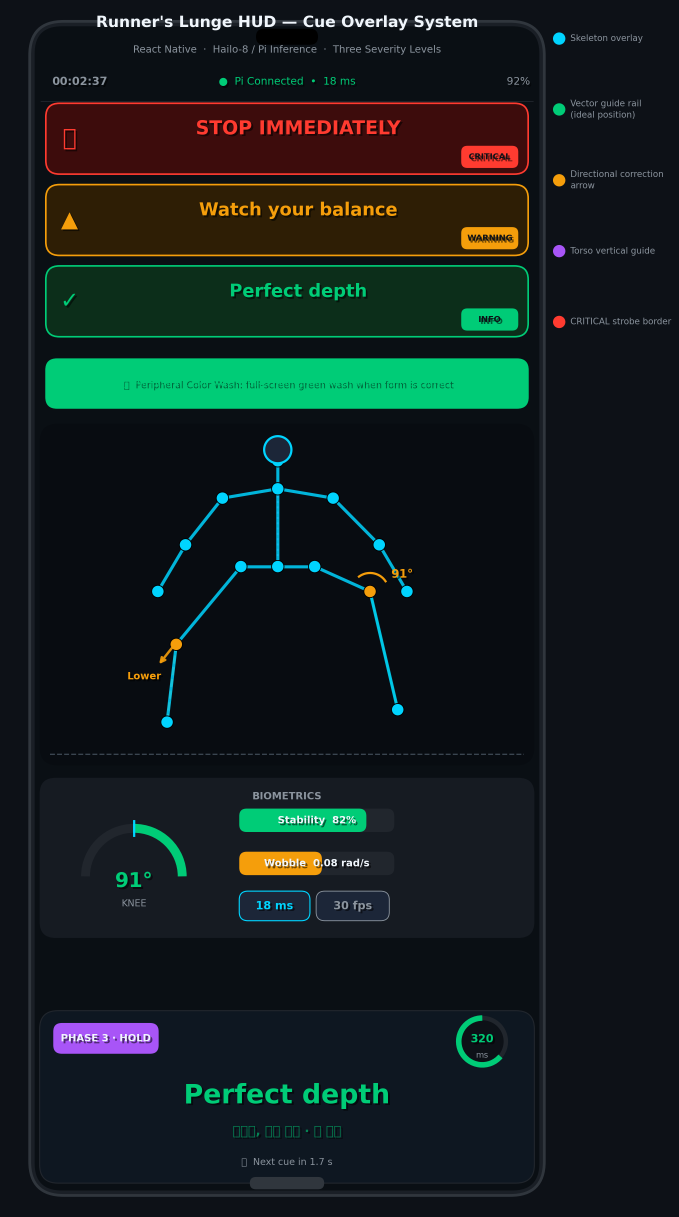
#> input picture assets/hud_display.png, 2037 x 3651 px (shown at 1/3 size)
$ python ocr_pipeline.py --file assets/hud_display.png
#> lines starting #> are read from the running program, lines starting #| are printed output that depends on the picture; after the words box and inside, x2 and y2 are one past the last pixel; in counts of white or black regions, pixels touching at a corner belong together
#!/usr/bin/env python3
"""
geo/ocr_pipeline.py
────────────────────────────────────────────────────────
Batch-OCR book screenshots → structured JSON + raw text.

Usage
─────
  # Process all new images in screenshots/
  python3 ocr_pipeline.py

  # Process a single file
  python3 ocr_pipeline.py --file screenshots/page_001.jpg

  # Set book title (persisted in metadata)
  python3 ocr_pipeline.py --book "Light on Yoga"

Output
──────
  ocr/raw/<book_slug>/page_NNNN.txt       raw tesseract output
  data/json/<book_slug>/ocr_database.json  matches yoga-chatbot schema
  data/json/<book_slug>/page_index.json    page → text quick-lookup
  data/json/<book_slug>/keyword_index.json word → [page_numbers] inverted index

Drop screenshots (jpg/png/webp/tiff) into screenshots/ and run.
Pages are sorted by filename, so name files page_001.jpg … page_NNN.jpg
or any zero-padded numeric prefix.
"""

import argparse
import json
import os
import re
import sys
from collections import defaultdict
from datetime import datetime
from pathlib import Path
from typing import Optional

try:
    import pytesseract
    from PIL import Image
    import cv2
    import numpy as np
except ImportError as e:
    sys.exit(f"[ERROR] Missing dependency: {e}\nRun: pip install pytesseract Pillow opencv-python")

TESSERACT_CMD = os.environ.get("TESSERACT_CMD")
if TESSERACT_CMD:
    pytesseract.pytesseract.tesseract_cmd = TESSERACT_CMD
elif sys.platform == "win32":
    default_tesseract = r"C:\Program Files\Tesseract-OCR\tesseract.exe"
    if Path(default_tesseract).exists():
        pytesseract.pytesseract.tesseract_cmd = default_tesseract

# ── Paths ──────────────────────────────────────────────────────────────────────
ROOT = Path(__file__).parent
SCREENSHOTS = ROOT / "screenshots"
RAW_DIR = ROOT / "ocr" / "raw"
DATA_DIR = ROOT / "data" / "json"

# ── Tesseract config ───────────────────────────────────────────────────────────
TESS_CONFIG = "--oem 3 --psm 6"   # OEM 3 = LSTM, PSM 6 = block of text


# ── Image pre-processing ───────────────────────────────────────────────────────

def preprocess(img_path: Path) -> "Image.Image":
    """Deskew, denoise and binarise for best OCR accuracy."""
    img = cv2.imread(str(img_path))
#> img is the input picture: shape (3651, 2037, 3); mean B, G, R 30, 30.5, 20.1
    gray = cv2.cvtColor(img, cv2.COLOR_BGR2GRAY)
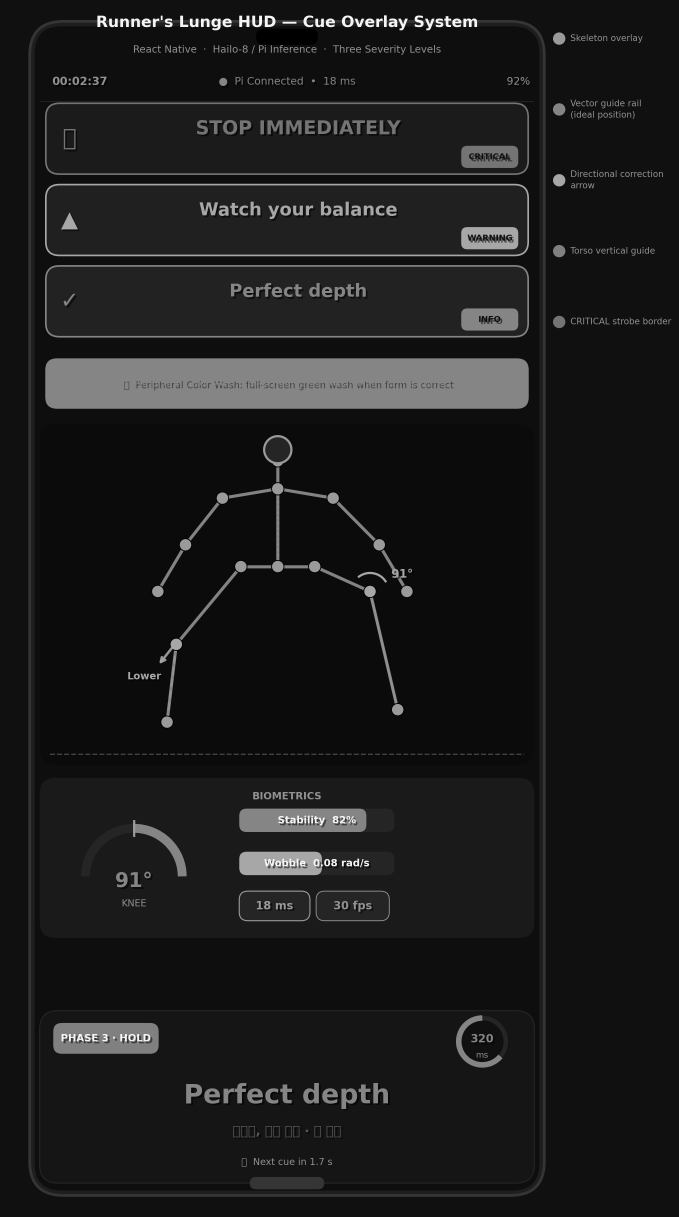
#> gray: shape (3651, 2037) (shown at 1/3 size); min 0, max 245, mean 27.1

    # Upscale small images (< 1500px wide) to help Tesseract
    h, w = gray.shape
#> h = 3651; w = 2037
    if w < 1500:
        scale = 1500 / w
        gray = cv2.resize(gray, None, fx=scale, fy=scale, interpolation=cv2.INTER_CUBIC)

    # Adaptive threshold → clean binary
    binary = cv2.adaptiveThreshold(
        gray, 255,
        cv2.ADAPTIVE_THRESH_GAUSSIAN_C, cv2.THRESH_BINARY, 31, 11
    )
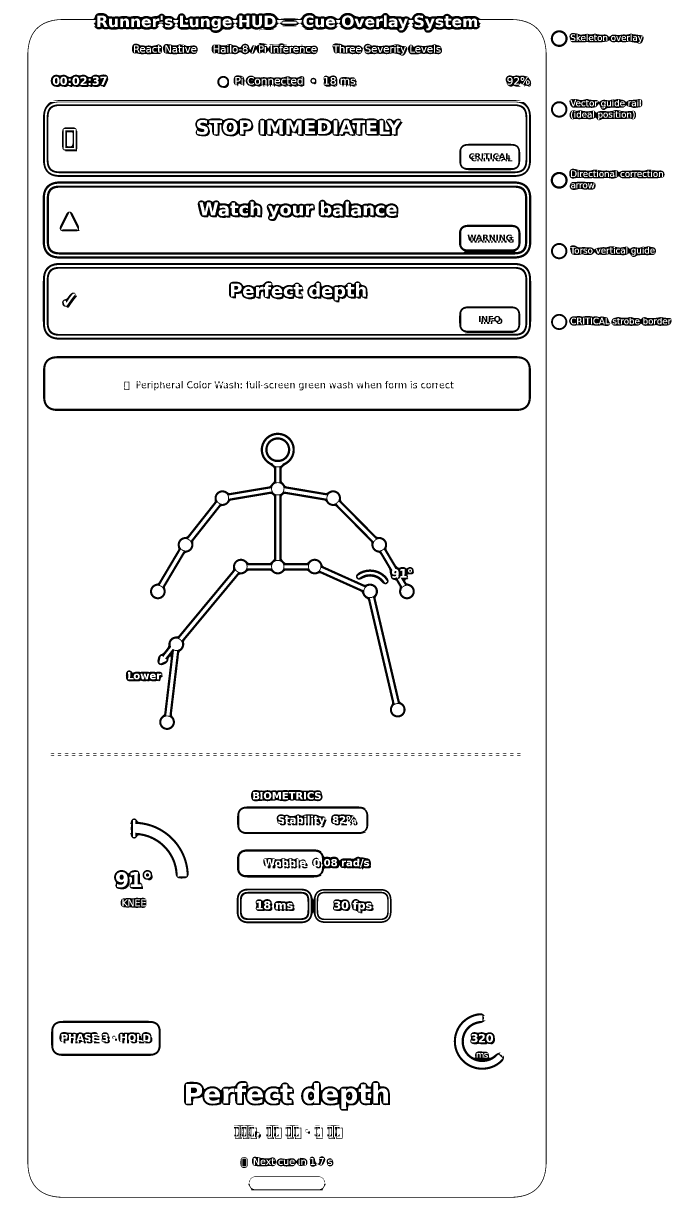
#> binary: shape (3651, 2037) (shown at 1/3 size); 94% white; 562 black regions (59 under 20 px), largest, box (x1, y1, x2, y2) and area: (82, 39, 1640, 3593) 52553, (450, 1298, 1244, 2190) 41815, (140, 557, 1582, 764) 24661

    # Light denoise
    denoised = cv2.fastNlMeansDenoising(binary, h=10)
    return Image.fromarray(denoised)


# ── OCR ────────────────────────────────────────────────────────────────────────

def ocr_image(img_path: Path) -> str:
    pil_img = preprocess(img_path)
    return pytesseract.image_to_string(pil_img, config=TESS_CONFIG)


def clean_text(raw: str) -> str:
    """Normalise whitespace and remove common OCR artefacts."""
    text = raw.strip()
    # Collapse multiple blank lines → single blank
    text = re.sub(r'\n{3,}', '\n\n', text)
    # Remove lone special chars that are OCR noise
    text = re.sub(r'(?m)^[|\\/_\-=~`]{1,3}$', '', text)
    # Normalise smart quotes
    text = text.replace('\u2018', "'").replace('\u2019', "'")
    text = text.replace('\u201c', '"').replace('\u201d', '"')
    return text.strip()


# ── Slug helper ────────────────────────────────────────────────────────────────

def slugify(text: str) -> str:
    return re.sub(r'[^a-z0-9]+', '-', text.lower()).strip('-')


# ── Checkpoint helpers ─────────────────────────────────────────────────────────

def load_checkpoint(slug: str) -> set[str]:
    """Return set of already-processed image filenames."""
    cp = DATA_DIR / slug / ".checkpoint.json"
    if cp.exists():
        return set(json.loads(cp.read_text(encoding="utf-8")))
    return set()


def save_checkpoint(slug: str, done: set[str]) -> None:
    cp = DATA_DIR / slug / ".checkpoint.json"
    cp.parent.mkdir(parents=True, exist_ok=True)
    cp.write_text(json.dumps(sorted(done), indent=2), encoding="utf-8")


def load_existing_db(slug: str) -> Optional[dict]:
    db_path = DATA_DIR / slug / "ocr_database.json"
    if db_path.exists():
        return json.loads(db_path.read_text(encoding="utf-8"))
    return None


# ── Batch-aware process_book ───────────────────────────────────────────────────

def process_book(book_title: str, image_paths: list[Path],
                 batch_size: Optional[int] = None,
                 resume: bool = True,
                 verbose: bool = True) -> dict:
    slug = slugify(book_title)
    raw_book_dir = RAW_DIR / slug
    raw_book_dir.mkdir(parents=True, exist_ok=True)
    data_book_dir = DATA_DIR / slug
    data_book_dir.mkdir(parents=True, exist_ok=True)

    # Resume: skip already processed images
    done_names = load_checkpoint(slug) if resume else set()
    pending = [p for p in sorted(image_paths) if p.name not in done_names]

    if not pending:
        if verbose:
            print(f"  [RESUME] All {len(image_paths)} images already processed.")
        return load_existing_db(slug) or {}

    # Apply batch limit
    if batch_size and batch_size > 0:
        pending = pending[:batch_size]
        if verbose:
            total_rem = len([p for p in sorted(image_paths) if p.name not in done_names])
            print(f"  [BATCH] Processing {len(pending)} of {total_rem} remaining pages")

    # Load existing pages (for resume/append)
    existing_db = load_existing_db(slug)
    existing_pages: list[dict] = existing_db["pages"] if existing_db else []
    existing_nums = {p["page_number"] for p in existing_pages}

    # Determine starting page number from filename (page_NNN.ext → NNN) or sequence
    def page_num_from_path(p: Path, fallback: int) -> int:
        m = re.match(r"page_(\d+)", p.stem)
        return int(m.group(1)) if m else fallback

    new_pages = []
    total_new_words = 0

    for i, img_path in enumerate(pending):
        global_i = len(existing_pages) + len(new_pages) + 1
        pnum = page_num_from_path(img_path, global_i)

        # Skip if this page number was already stored
        if pnum in existing_nums:
            done_names.add(img_path.name)
            continue

        if verbose:
            already = len(done_names)
            total = len(image_paths)
            print(f"  [{already + i + 1:>4}/{total}] {img_path.name}", end=" … ", flush=True)

        raw_text = ocr_image(img_path)
        clean = clean_text(raw_text)
        words = len(clean.split())
        total_new_words += words

        (raw_book_dir / f"page_{pnum:04d}.txt").write_text(raw_text, encoding="utf-8")

        new_pages.append({
            "page_number": pnum,
            "image_file": img_path.name,
            "text": clean,
            "raw_text": raw_text,
            "word_count": words,
        })
        done_names.add(img_path.name)

        if verbose:
            print(f"{words} words")

    # Merge + sort
    all_pages = sorted(existing_pages + new_pages, key=lambda p: p["page_number"])
    total_words = sum(p.get("word_count", len(p["text"].split())) for p in all_pages)

    db = {
        "metadata": {
            "source_file": book_title,
            "book_slug": slug,
            "total_pages": len(all_pages),
            "processed_pages": len(all_pages),
            "pending_pages": len(image_paths) - len(done_names),
            "page_range": {"start": all_pages[0]["page_number"] if all_pages else 1,
                           "end":   all_pages[-1]["page_number"] if all_pages else 1},
            "processing_date": datetime.now().isoformat(),
            "dpi": "screenshot",
            "total_words": total_words,
            "pages_with_content": sum(1 for p in all_pages if p.get("word_count", 0) > 10),
            "brand": "elbee.yogaman.club",
            "target_site": "https://aiegoo.github.io/yoga",
        },
        "pages": all_pages,
    }

    (data_book_dir / "ocr_database.json").write_text(
        json.dumps(db, ensure_ascii=False, indent=2), encoding="utf-8"
    )

    page_index = {str(p["page_number"]): p["text"] for p in all_pages}
    (data_book_dir / "page_index.json").write_text(
        json.dumps(page_index, ensure_ascii=False, indent=2), encoding="utf-8"
    )

    kw_index: dict[str, list[int]] = defaultdict(list)
    stop = {"the", "a", "an", "and", "or", "of", "in", "to", "is", "it",
             "at", "by", "for", "on", "with", "as", "be", "are", "was", "this"}
    for p in all_pages:
        seen: set[str] = set()
        for word in re.findall(r"[a-z]{3,}", p["text"].lower()):
            if word not in stop and word not in seen:
                kw_index[word].append(p["page_number"])
                seen.add(word)
    (data_book_dir / "keyword_index.json").write_text(
        json.dumps(dict(sorted(kw_index.items())), ensure_ascii=False, indent=2),
        encoding="utf-8"
    )

    save_checkpoint(slug, done_names)
    return db


# ── CLI ────────────────────────────────────────────────────────────────────────

def main():
    parser = argparse.ArgumentParser(description="OCR pipeline for geo project")
    parser.add_argument("--file", help="Process a single image file")
    parser.add_argument("--book", default="", help="Book title (slug used for output folder)")
    parser.add_argument("--ext", default="jpg,jpeg,png,webp,tiff,tif",
                        help="Comma-separated image extensions to scan")
    parser.add_argument("--batch", type=int, default=0,
                        help="Process at most N images per run (0 = all). "
                             "Re-run to continue from checkpoint.")
    parser.add_argument("--no-resume", action="store_true",
                        help="Ignore checkpoint and reprocess everything")
    args = parser.parse_args()

    exts = {f".{e.strip().lower()}" for e in args.ext.split(",")}

    if args.file:
        img = Path(args.file).resolve()
        if not img.exists():
            sys.exit(f"[ERROR] File not found: {img}")
        images = [img]
        book = args.book or img.stem
    else:
        SCREENSHOTS.mkdir(exist_ok=True)
        # Also look in a per-book subfolder if --book given
        slug_dir = SCREENSHOTS / re.sub(r"[^a-z0-9]+", "-", (args.book or "").lower()).strip("-")
        search_dir = slug_dir if slug_dir.exists() and args.book else SCREENSHOTS
        images = sorted(p for p in search_dir.iterdir() if p.suffix.lower() in exts)
        if not images:
            sys.exit(f"[INFO] No images found in {search_dir}\n"
                     f"       Drop screenshots there and re-run.")
        book = args.book or "untitled-book"

    print(f"\n🔍 OCR Pipeline — geo / elbee.yogaman.club")
    print(f"   Book      : {book}")
    print(f"   Images    : {len(images)} total")
    print(f"   Batch     : {args.batch if args.batch else 'all'}")
    print(f"   Resume    : {'no' if args.no_resume else 'yes (checkpoint)'}")
    print(f"   Engine    : Tesseract {pytesseract.get_tesseract_version()}\n")

    db = process_book(book, images,
                      batch_size=args.batch or None,
                      resume=not args.no_resume)

    if not db:
        sys.exit(0)

    meta = db["metadata"]
    pending = meta.get("pending_pages", 0)
    slug = meta["book_slug"]

    print(f"\n✅ Batch done")
    print(f"   Pages in DB     : {meta['processed_pages']}")
    print(f"   Total words     : {meta['total_words']}")
    print(f"   Still pending   : {pending}")
    print(f"   Output → data/json/{slug}/")

    if pending > 0:
        batch = args.batch or 25
        print(f"\n   ▶ {pending} pages remaining — re-run to continue:")
        print(f"     python3 ocr_pipeline.py --book \"{book}\" --batch {batch}")
    else:
        print(f"\n   Next:")
        print(f"     python3 scripts/adapt_content.py --book \"{book}\"")
        print(f"     python3 scripts/batch_commit.py  --book \"{book}\"")


if __name__ == "__main__":
    main()
#> (the call stopped at in ocr_image, `return pytesseract.image_to_string(pil_img, config=TESS_CONFIG)`: pytesseract is not available in this run)
